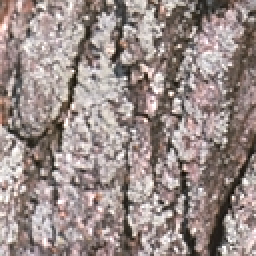
#> input picture app/datasets/c002_013.png, 128 x 128 px, found by its file name (shown 2 times larger)
$ jupyter execute --allow-errors histogram-img.ipynb
#> lines starting #> are read from the running program, lines starting #| are printed output that depends on the picture; pictures that were not available may be replaced by others from this repository, and a replacement may not be noted
<a href="https://colab.research.google.com/github/enzodpaiva/recuperacao-img-histograma/blob/main/histogram-img.ipynb" target="_parent"></a>

Aluno: Enzo Paiva
RGA: 2020.1907.066-6

# import lib

[cell 1]
import os
from PIL import Image
import numpy as np
import cv2
import matplotlib.pyplot as plt
from google.colab import drive
from google.colab import files
import matplotlib.pyplot as plt
import matplotlib.image as mpimg
drive.mount('/content/drive/')
from skimage import io
from skimage.metrics import structural_similarity as ssim
from skimage.color import rgb2hsv

# diretorio de imagens

[cell 2]
path = '/content/drive/MyDrive/semestre8/tpi/databaseImagesTrab1'

# processa imagens

## process gray

[cell 3]
def calcGrayPdf(image):
  hist, bins = np.histogram(image, bins=256, range=[0, 256])
  pdf = hist / np.sum(hist)

  return pdf

#> (a cell that did not finish here is left out)

[cell 5]
def returnNumImagesSimilarGray(pdfs_list, pdf_uploaded, num):
  distances = calcDistancePdfGray(pdfs_list, pdf_uploaded)
  most_similar = np.argsort(distances)[:num]
  return most_similar

[cell 6]
# [11 lines left out: function isImageMatchGray, not called in this run]

[cell 7]
def processGray(image, numImageUserWant):
  pdf_uploaded = calcGrayPdf(image)
  pdfs_list = []
  image_names = []

  for filename in os.listdir(path):
    image_path = os.path.join(path, filename)
    image = cv2.imread(image_path, cv2.IMREAD_GRAYSCALE)
    pdf = calcGrayPdf(image)
    pdfs_list.append(pdf)
    image_names.append(filename)

  correct_images = []
  # Mostra as imagens mais parecidas
  plt.figure(figsize=(15, 5))
  most_similar = returnNumImagesSimilarGray(pdfs_list, pdf_uploaded, numImageUserWant)
  for i, idx in enumerate(most_similar):
    image_path = os.path.join(path, image_names[idx])
    similar_image = cv2.imread(image_path, cv2.IMREAD_GRAYSCALE)

    plt.subplot(1, numImageUserWant, i + 1)
    plt.imshow(similar_image, cmap='gray')
    plt.title(f"Imagem {i+1} - {image_names[idx]}")

    if isImageMatchGray(image, similar_image):
      correct_images.append(similar_image)

  plt.tight_layout()
  plt.show()
  percentage_correct_gray = (len(correct_images) / numImageUserWant) * 100
  print(f"Porcentagem de Classificação Correta em Tons de Cinza: {percentage_correct_gray:.2f}%")

## process RGB

[cell 8]
# [5 lines left out: function calcDistancePdfRgb, not called in this run]

[cell 9]
# [4 lines left out: function returnNumImagesSimilarRgb, not called in this run]

[cell 10]
# [15 lines left out: function calcRGBPdf, not called in this run]

[cell 11]
# [12 lines left out: function isImageMatchRgb, not called in this run]

[cell 12]
# [41 lines left out: function processRgb, not called in this run]

## process HSV

[cell 13]
# [13 lines left out: function calcHSVPdf, not called in this run]

[cell 14]
# [5 lines left out: function calcDistancePdfHSV, not called in this run]

[cell 15]
# [4 lines left out: function returnNumImagesSimilarHSV, not called in this run]

[cell 16]
# [12 lines left out: function isImageMatchHSV, not called in this run]

[cell 17]
# [41 lines left out: function processHsv, not called in this run]

# Main

[cell 18]
def process_image(escolha, image, numImgsReturn):
    switch = {
        1: lambda: processGray(image, numImgsReturn),
        2: lambda: processRgb(image, numImgsReturn),
        3: lambda: processHsv(image, numImgsReturn)
    }
    return switch.get(escolha, lambda: "Escolha inválida")()

[cell 19]
while True:
  try:
    uploaded = files.upload()
#> the answer given: c002_013.png
    file_name = list(uploaded.keys())[0]

    print("escolha como quer o processamento da imagem sendo: 1 - niveis de cinza / 2 - RGB / 3 - HSV / 4 - Sair")
    escolha = int(input())
#> the answer given: 1

    if escolha == 4:
      print("Opcao de saida escolhida. Até logo!")
      break  # Sai do loop se o usuário escolher parar

    print("escolha quantas imagens quer retornar")
    numImgsReturn = int(input())
#> the answer given: 3

    if escolha == 1:
      image = cv2.imread(file_name, cv2.IMREAD_GRAYSCALE)
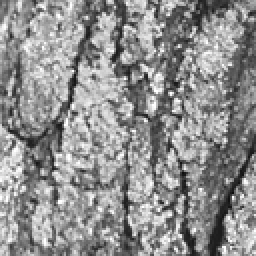
#> image: shape (128, 128) (shown 2 times larger); min 12, max 255, mean 142.7
    else:
      image = cv2.imread(file_name, cv2.IMREAD_COLOR)

    result = process_image(escolha, image, numImgsReturn)
#> in calcGrayPdf, `hist, bins = np.histogram(image, bins=256, range=[0, 256])`: hist = 256 values, max 171 at index 158, min 0 at index 0, mean 64; bins = 257 values from 0 to 256
#> in calcGrayPdf, `pdf = hist / np.sum(hist)`: pdf = 256 values, max 0.0104 at index 158, min 0 at index 0, mean 0.00391
#> in processGray, `pdf_uploaded = calcGrayPdf(image)`: pdf_uploaded has the same summary as pdf in calcGrayPdf
    print(result)
  except Exception as e:
    print(f"Algo inesperado aconteceu ou a imagem não pode ser processada {e}. Até logo!")
    break

[cell 20]
uploaded = files.upload()
#> the answer given: c002_015.png

$ run again, on app/datasets/c003_002.png
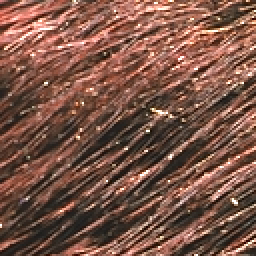
#> input picture app/datasets/c003_002.png, 128 x 128 px, found by its file name (shown 2 times larger)
#> `image = cv2.imread(file_name, cv2.IMREAD_GRAYSCALE)`:
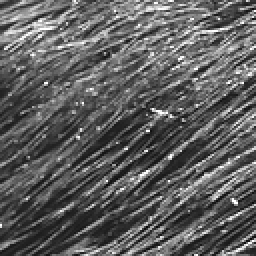
#> image: shape (128, 128) (shown 2 times larger); min 8, max 255, mean 94.1
#> hist = 256 values, max 211 at index 78, min 0 at index 0, mean 64; bins = 257 values from 0 to 256
#> in calcGrayPdf, `pdf = hist / np.sum(hist)`: pdf = 256 values, max 0.0129 at index 78, min 0 at index 0, mean 0.00391
#> pdf_uploaded has the same summary as pdf in calcGrayPdf
